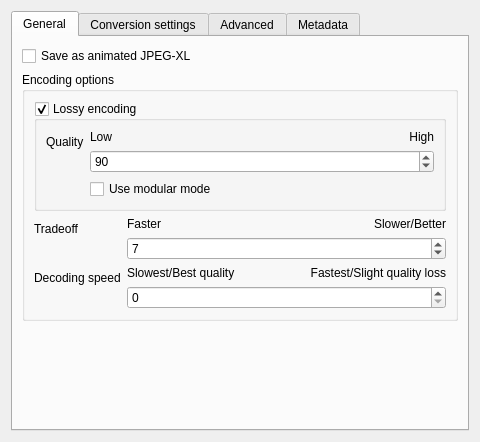
<?xml version="1.0" encoding="UTF-8"?>
<ui version="4.0">
 <author>
  SPDX-FileCopyrightText: 2022 L. E. Segovia &lt;amy@amyspark.me&gt;
  SPDX-License-Identifier: GPL-2.0-or-later
 </author>
 <class>KisWdgOptionsJPEGXL</class>
 <widget class="QWidget" name="KisWdgOptionsJPEGXL">
  <property name="geometry">
   <rect>
    <x>0</x>
    <y>0</y>
    <width>480</width>
    <height>432</height>
   </rect>
  </property>
  <property name="minimumSize">
   <size>
    <width>480</width>
    <height>0</height>
   </size>
  </property>
  <layout class="QVBoxLayout" name="verticalLayout">
   <item>
    <widget class="QTabWidget" name="tabWidget">
     <property name="currentIndex">
      <number>0</number>
     </property>
     <widget class="QWidget" name="general">
      <attribute name="title">
       <string>General</string>
      </attribute>
      <layout class="QFormLayout" name="formLayout_10">
       <item row="0" column="0">
        <widget class="QCheckBox" name="haveAnimation">
         <property name="toolTip">
          <string>If this is not enabled, only the first frame will be saved.</string>
         </property>
         <property name="text">
          <string>Save as animated JPEG-XL</string>
         </property>
        </widget>
       </item>
       <item row="2" column="0">
        <spacer name="verticalSpacer">
         <property name="orientation">
          <enum>Qt::Vertical</enum>
         </property>
         <property name="sizeHint" stdset="0">
          <size>
           <width>17</width>
           <height>10</height>
          </size>
         </property>
        </spacer>
       </item>
       <item row="1" column="0" colspan="2">
        <widget class="QGroupBox" name="groupBox_2">
         <property name="title">
          <string>Encoding options</string>
         </property>
         <layout class="QFormLayout" name="formLayout_8">
          <item row="0" column="0" colspan="2">
           <widget class="QGroupBox" name="lossyEncoding">
            <property name="enabled">
             <bool>true</bool>
            </property>
            <property name="title">
             <string>Lossy encoding</string>
            </property>
            <property name="checkable">
             <bool>true</bool>
            </property>
            <layout class="QFormLayout" name="formLayout_6">
             <item row="0" column="0">
              <widget class="QLabel" name="lblQuality">
               <property name="text">
                <string>Quality</string>
               </property>
              </widget>
             </item>
             <item row="0" column="1">
              <layout class="QGridLayout" name="gridLayout_qual">
               <item row="0" column="1">
                <widget class="QLabel" name="lblHighQual">
                 <property name="text">
                  <string>High</string>
                 </property>
                 <property name="alignment">
                  <set>Qt::AlignRight|Qt::AlignTrailing|Qt::AlignVCenter</set>
                 </property>
                </widget>
               </item>
               <item row="1" column="0" colspan="2">
                <widget class="KisSliderSpinBox" name="lossyQuality">
                 <property name="enabled">
                  <bool>true</bool>
                 </property>
                 <property name="toolTip">
                  <string>Set the lossy quality of JPEG-XL export.
Default: 90 (visually lossless).</string>
                 </property>
                 <property name="minimum">
                  <number>0</number>
                 </property>
                 <property name="maximum">
                  <number>100</number>
                 </property>
                 <property name="value">
                  <number>90</number>
                 </property>
                </widget>
               </item>
               <item row="0" column="0">
                <widget class="QLabel" name="lblLowQual">
                 <property name="text">
                  <string>Low</string>
                 </property>
                </widget>
               </item>
              </layout>
             </item>
             <item row="1" column="1">
              <widget class="QCheckBox" name="forceModular">
               <property name="toolTip">
                <string>Use modular encoding instead of default VarDCT for lossy compression
(e.g. for non-photographic images).
Default: disabled.</string>
               </property>
               <property name="text">
                <string>Use modular mode</string>
               </property>
              </widget>
             </item>
            </layout>
           </widget>
          </item>
          <item row="1" column="0">
           <widget class="QLabel" name="lblTradeoff">
            <property name="text">
             <string>Tradeoff</string>
            </property>
           </widget>
          </item>
          <item row="1" column="1">
           <layout class="QGridLayout" name="gridLayout_3">
            <item row="0" column="0">
             <widget class="QLabel" name="lblFaster">
              <property name="text">
               <string>Faster</string>
              </property>
             </widget>
            </item>
            <item row="0" column="1">
             <widget class="QLabel" name="lblSlowerBetter">
              <property name="text">
               <string>Slower/Better</string>
              </property>
              <property name="alignment">
               <set>Qt::AlignRight|Qt::AlignTrailing|Qt::AlignVCenter</set>
              </property>
             </widget>
            </item>
            <item row="1" column="0" colspan="2">
             <widget class="KisSliderSpinBox" name="effort">
              <property name="toolTip">
               <string>Sets encoder effort/speed level without affecting decoding speed.
Valid values are, from faster to slower speed: 1:lightning 2:thunder 3:falcon 4:cheetah 5:hare 6:wombat 7:squirrel 8:kitten 9:tortoise.
Default: squirrel (7).</string>
              </property>
              <property name="minimum">
               <number>1</number>
              </property>
              <property name="maximum">
               <number>9</number>
              </property>
              <property name="value">
               <number>7</number>
              </property>
             </widget>
            </item>
           </layout>
          </item>
          <item row="2" column="0">
           <widget class="QLabel" name="label_2">
            <property name="text">
             <string>Decoding speed</string>
            </property>
           </widget>
          </item>
          <item row="2" column="1">
           <layout class="QGridLayout" name="gridLayout_4">
            <item row="0" column="0">
             <widget class="QLabel" name="lblSlowest">
              <property name="text">
               <string>Slowest/Best quality</string>
              </property>
             </widget>
            </item>
            <item row="0" column="1">
             <widget class="QLabel" name="lblSlowerBetter2">
              <property name="text">
               <string>Fastest/Slight quality loss</string>
              </property>
              <property name="alignment">
               <set>Qt::AlignRight|Qt::AlignTrailing|Qt::AlignVCenter</set>
              </property>
             </widget>
            </item>
            <item row="1" column="0" colspan="2">
             <widget class="KisSliderSpinBox" name="decodingSpeed">
              <property name="toolTip">
               <string>Sets the decoding speed tier for the provided options.
Minimum is 0 (slowest to decode, best quality/density), and maximum is 4 (fastest to decode, at the cost of some quality/density).
Default is 0.</string>
              </property>
              <property name="maximum">
               <number>4</number>
              </property>
              <property name="value">
               <number>0</number>
              </property>
             </widget>
            </item>
           </layout>
          </item>
         </layout>
        </widget>
       </item>
      </layout>
     </widget>
     <widget class="QWidget" name="tab">
      <attribute name="title">
       <string>Conversion settings</string>
      </attribute>
      <layout class="QFormLayout" name="formLayout">
       <item row="0" column="0" colspan="2">
        <widget class="QLabel" name="explanationLabel">
         <property name="text">
          <string>Applications like Google Chrome expect HDR images to store their color profile as CICP values. You can adjust the ICC profile conversion below.</string>
         </property>
         <property name="alignment">
          <set>Qt::AlignJustify|Qt::AlignVCenter</set>
         </property>
         <property name="wordWrap">
          <bool>true</bool>
         </property>
        </widget>
       </item>
       <item row="1" column="0">
        <widget class="QLabel" name="spaceLabel">
         <property name="text">
          <string>Space:</string>
         </property>
        </widget>
       </item>
       <item row="1" column="1">
        <widget class="QComboBox" name="cmbConversionPolicy"/>
       </item>
       <item row="2" column="0" colspan="2">
        <widget class="QGroupBox" name="chkHLGOOTF">
         <property name="toolTip">
          <string>&lt;html&gt;&lt;head/&gt;&lt;body&gt;&lt;p&gt;Hybrid Log Gamma needs an extra conversion step in between, as Krita currently cannot send HLG data directly to the display. Therefore we apply the HLG opto-optical curve to convert from display to scene linear.&lt;/p&gt;&lt;/body&gt;&lt;/html&gt;</string>
         </property>
         <property name="title">
          <string>Apply reverse Hybrid Log Gamma OOTF</string>
         </property>
         <property name="checkable">
          <bool>true</bool>
         </property>
         <layout class="QFormLayout" name="formLayout_9">
          <item row="0" column="0">
           <widget class="QLabel" name="label_3">
            <property name="text">
             <string>Gamma:</string>
            </property>
           </widget>
          </item>
          <item row="0" column="1">
           <widget class="QDoubleSpinBox" name="spnGamma">
            <property name="toolTip">
             <string>&lt;html&gt;&lt;head/&gt;&lt;body&gt;&lt;p&gt;Display gamma. By default this is 1.2 for converting from PQ.&lt;/p&gt;&lt;/body&gt;&lt;/html&gt;</string>
            </property>
            <property name="maximum">
             <double>3.000000000000000</double>
            </property>
           </widget>
          </item>
          <item row="1" column="0">
           <widget class="QLabel" name="label_4">
            <property name="text">
             <string>Brightness:</string>
            </property>
           </widget>
          </item>
          <item row="1" column="1">
           <widget class="QDoubleSpinBox" name="spnNits">
            <property name="toolTip">
             <string>&lt;html&gt;&lt;head/&gt;&lt;body&gt;&lt;p&gt;The display brightness in nits. By default this is set to 1000 for converting from PQ.&lt;/p&gt;&lt;/body&gt;&lt;/html&gt;</string>
            </property>
            <property name="suffix">
             <string> cd/m²</string>
            </property>
            <property name="maximum">
             <double>100000.000000000000000</double>
            </property>
            <property name="value">
             <double>0.000000000000000</double>
            </property>
           </widget>
          </item>
         </layout>
        </widget>
       </item>
      </layout>
     </widget>
     <widget class="QWidget" name="advanced">
      <attribute name="title">
       <string>Advanced</string>
      </attribute>
      <layout class="QVBoxLayout" name="verticalLayout_3">
       <item>
        <widget class="QTabWidget" name="advancedParameters">
         <property name="currentIndex">
          <number>0</number>
         </property>
         <widget class="QWidget" name="encoderParameters">
          <attribute name="title">
           <string>Encoder parameters</string>
          </attribute>
          <layout class="QFormLayout" name="formLayout_11">
           <item row="0" column="0">
            <widget class="QLabel" name="lblResampling">
             <property name="text">
              <string comment="JPEG-XL encoder options">Color channel resampling</string>
             </property>
            </widget>
           </item>
           <item row="0" column="1">
            <widget class="QComboBox" name="resampling">
             <property name="toolTip">
              <string>Sets resampling option. If enabled, the image's color channels are downsampled before compression, and upsampled to original size in the decoder.</string>
             </property>
            </widget>
           </item>
           <item row="1" column="0">
            <widget class="QLabel" name="lblAlphaResampling">
             <property name="text">
              <string>Alpha channel resampling</string>
             </property>
            </widget>
           </item>
           <item row="1" column="1">
            <widget class="QComboBox" name="extraChannelResampling">
             <property name="toolTip">
              <string>Sets resampling option. If enabled, the image's alpha channel is downsampled before compression, and upsampled to original size in the decoder.</string>
             </property>
            </widget>
           </item>
           <item row="2" column="0">
            <widget class="QLabel" name="lblPhotonNoise">
             <property name="text">
              <string comment="JPEG-XL encoder options">Photon noise</string>
             </property>
            </widget>
           </item>
           <item row="2" column="1">
            <widget class="QSpinBox" name="photonNoise">
             <property name="sizePolicy">
              <sizepolicy hsizetype="Preferred" vsizetype="Fixed">
               <horstretch>0</horstretch>
               <verstretch>0</verstretch>
              </sizepolicy>
             </property>
             <property name="toolTip">
              <string>Adds noise to the image emulating photographic film noise, the higher the given number, the grainier the image will be.
As an example, a value of 100 gives low noise whereas a value of 3200 gives a lot of noise.
The default value is 0.</string>
             </property>
             <property name="maximum">
              <number>1000000000</number>
             </property>
            </widget>
           </item>
           <item row="3" column="0">
            <widget class="QLabel" name="lblDots">
             <property name="text">
              <string comment="JPEG-XL encoder options">Generate dots</string>
             </property>
            </widget>
           </item>
           <item row="3" column="1">
            <widget class="QComboBox" name="dots">
             <property name="toolTip">
              <string>Enables or disables dots generation.</string>
             </property>
            </widget>
           </item>
           <item row="4" column="0">
            <widget class="QLabel" name="label">
             <property name="text">
              <string comment="JPEG-XL encoder options">Generate patches</string>
             </property>
            </widget>
           </item>
           <item row="4" column="1">
            <widget class="QComboBox" name="patches">
             <property name="toolTip">
              <string>Enables or disables patches generation.</string>
             </property>
            </widget>
           </item>
           <item row="5" column="0">
            <widget class="QLabel" name="lblEpf">
             <property name="text">
              <string>Edge preserving filter</string>
             </property>
            </widget>
           </item>
           <item row="5" column="1">
            <layout class="QGridLayout" name="gridLayout">
             <property name="leftMargin">
              <number>0</number>
             </property>
             <property name="topMargin">
              <number>0</number>
             </property>
             <property name="rightMargin">
              <number>0</number>
             </property>
             <property name="bottomMargin">
              <number>0</number>
             </property>
             <item row="0" column="1">
              <widget class="QLabel" name="lblMax">
               <property name="text">
                <string>Maximum strength</string>
               </property>
               <property name="alignment">
                <set>Qt::AlignRight|Qt::AlignTrailing|Qt::AlignVCenter</set>
               </property>
              </widget>
             </item>
             <item row="0" column="0">
              <widget class="QLabel" name="lblNone1">
               <property name="text">
                <string comment="JPEG-XL encoder options">Default (encoder chooses)</string>
               </property>
              </widget>
             </item>
             <item row="1" column="0" colspan="2">
              <widget class="KisSliderSpinBox" name="epf">
               <property name="toolTip">
                <string>Edge preserving filter level, -1 to 3. Use -1 for the default (encoder chooses), 0 to 3 to set a strength.</string>
               </property>
               <property name="maximum">
                <number>3</number>
               </property>
               <property name="pageStep" stdset="0">
                <number>1</number>
               </property>
              </widget>
             </item>
            </layout>
           </item>
           <item row="6" column="1">
            <widget class="QComboBox" name="gaborish">
             <property name="toolTip">
              <string>Enables or disables the gaborish filter.</string>
             </property>
            </widget>
           </item>
           <item row="6" column="0">
            <widget class="QLabel" name="lblGaborishFilter">
             <property name="text">
              <string comment="JPEG-XL encoder options">Gaborish filter</string>
             </property>
            </widget>
           </item>
           <item row="7" column="0">
            <widget class="QLabel" name="lbModularEncoding">
             <property name="text">
              <string comment="JPEG-XL encoder options">Modular encoding</string>
             </property>
            </widget>
           </item>
           <item row="7" column="1">
            <widget class="QComboBox" name="modular">
             <property name="toolTip">
              <string>Enables modular encoding.</string>
             </property>
            </widget>
           </item>
           <item row="8" column="1">
            <widget class="QComboBox" name="keepInvisible">
             <property name="toolTip">
              <string>Enables or disables preserving color of invisible pixels.</string>
             </property>
            </widget>
           </item>
           <item row="9" column="1">
            <widget class="QComboBox" name="groupOrder">
             <property name="toolTip">
              <string>Determines the order in which 256x256 regions are stored in the codestream for progressive rendering.</string>
             </property>
            </widget>
           </item>
           <item row="10" column="1">
            <widget class="QComboBox" name="jpegReconCFL"/>
           </item>
           <item row="8" column="0">
            <widget class="QLabel" name="lblKeepInvisible">
             <property name="text">
              <string>Keep color of invisible pixels</string>
             </property>
            </widget>
           </item>
           <item row="9" column="0">
            <widget class="QLabel" name="lblGroupOrder">
             <property name="text">
              <string comment="JPEG-XL encoder options">Group order</string>
             </property>
            </widget>
           </item>
           <item row="10" column="0">
            <widget class="QLabel" name="lblJPEGReconCFL">
             <property name="text">
              <string comment="JPEG-XL encoder options">Chroma-from-luma</string>
             </property>
            </widget>
           </item>
          </layout>
         </widget>
         <widget class="QWidget" name="varDCTParameters">
          <attribute name="title">
           <string>VarDCT parameters</string>
          </attribute>
          <layout class="QFormLayout" name="formLayout_12">
           <item row="0" column="0">
            <widget class="QLabel" name="lblProgressiveAC">
             <property name="text">
              <string>Spectral progression</string>
             </property>
            </widget>
           </item>
           <item row="0" column="1">
            <widget class="QComboBox" name="progressiveAC">
             <property name="toolTip">
              <string>Set the progressive mode for the AC coefficients of VarDCT, using spectral progression from the DCT coefficients.</string>
             </property>
            </widget>
           </item>
           <item row="1" column="0">
            <widget class="QLabel" name="lblQProgressiveAC">
             <property name="toolTip">
              <string/>
             </property>
             <property name="text">
              <string>Quantization</string>
             </property>
            </widget>
           </item>
           <item row="1" column="1">
            <widget class="QComboBox" name="qProgressiveAC">
             <property name="toolTip">
              <string>Set the progressive mode for the AC coefficients of VarDCT, using spectral progression from the DCT coefficients.</string>
             </property>
            </widget>
           </item>
           <item row="2" column="0">
            <widget class="QLabel" name="lblProgressiveDC">
             <property name="text">
              <string>Low resolution DC</string>
             </property>
            </widget>
           </item>
           <item row="2" column="1">
            <widget class="QComboBox" name="progressiveDC">
             <property name="toolTip">
              <string>Set the progressive mode using lower-resolution DC images for VarDCT.</string>
             </property>
            </widget>
           </item>
          </layout>
         </widget>
         <widget class="QWidget" name="modularEncodingParameters">
          <attribute name="title">
           <string>Modular parameters</string>
          </attribute>
          <layout class="QFormLayout" name="formLayout_3">
           <item row="0" column="0">
            <widget class="QLabel" name="lblResponsive">
             <property name="text">
              <string>Progressive encoding</string>
             </property>
            </widget>
           </item>
           <item row="0" column="1">
            <widget class="QComboBox" name="responsive">
             <property name="toolTip">
              <string>Enables or disables progressive encoding for modular mode.</string>
             </property>
            </widget>
           </item>
           <item row="1" column="0">
            <widget class="QLabel" name="lblChannelColorsGlobalPercent">
             <property name="text">
              <string>Global channel palette range</string>
             </property>
            </widget>
           </item>
           <item row="1" column="1">
            <layout class="QGridLayout" name="gridLayout2">
             <item row="1" column="0" colspan="2">
              <widget class="KisSliderSpinBox" name="channelColorsGlobalPercent">
               <property name="toolTip">
                <string>Use Global channel palette if the amount of colors is smaller than this percentage of range.
Use 0-100 to set an explicit percentage, -1 to use the encoder default.
Used for modular encoding.</string>
               </property>
               <property name="suffix">
                <string>%</string>
               </property>
               <property name="minimum">
                <number>-1</number>
               </property>
               <property name="maximum">
                <number>100</number>
               </property>
               <property name="value">
                <number>-1</number>
               </property>
               <property name="pageStep" stdset="0">
                <number>1</number>
               </property>
              </widget>
             </item>
             <item row="0" column="0">
              <widget class="QLabel" name="lblNone">
               <property name="text">
                <string comment="JPEG-XL encoder options">Default (encoder chooses)</string>
               </property>
              </widget>
             </item>
             <item row="0" column="1">
              <widget class="QLabel" name="lblBest">
               <property name="text">
                <string>All</string>
               </property>
               <property name="alignment">
                <set>Qt::AlignRight|Qt::AlignTrailing|Qt::AlignVCenter</set>
               </property>
              </widget>
             </item>
            </layout>
           </item>
           <item row="2" column="0">
            <widget class="QLabel" name="lblChannelColorsGroupPercent">
             <property name="text">
              <string>Local channel palette range</string>
             </property>
            </widget>
           </item>
           <item row="2" column="1">
            <layout class="QGridLayout" name="gridLayout3">
             <item row="1" column="0" colspan="2">
              <widget class="KisSliderSpinBox" name="channelColorsGroupPercent">
               <property name="toolTip">
                <string>Use Local (per-group) channel palette if the amount of colors is smaller than this percentage of range.
Use 0-100 to set an explicit percentage, -1 to use the encoder default.
Used for modular encoding.</string>
               </property>
               <property name="suffix">
                <string>%</string>
               </property>
               <property name="minimum">
                <number>-1</number>
               </property>
               <property name="maximum">
                <number>100</number>
               </property>
               <property name="value">
                <number>-1</number>
               </property>
               <property name="pageStep" stdset="0">
                <number>1</number>
               </property>
              </widget>
             </item>
             <item row="0" column="0">
              <widget class="QLabel" name="lblNone2">
               <property name="text">
                <string comment="JPEG-XL encoder options">Default (encoder chooses)</string>
               </property>
              </widget>
             </item>
             <item row="0" column="1">
              <widget class="QLabel" name="lblBest2">
               <property name="text">
                <string>All</string>
               </property>
               <property name="alignment">
                <set>Qt::AlignRight|Qt::AlignTrailing|Qt::AlignVCenter</set>
               </property>
              </widget>
             </item>
            </layout>
           </item>
           <item row="3" column="0">
            <widget class="QLabel" name="lblPaletteColors">
             <property name="text">
              <string>Use color palette for ... colors or less</string>
             </property>
            </widget>
           </item>
           <item row="3" column="1">
            <widget class="QSpinBox" name="paletteColors">
             <property name="sizePolicy">
              <sizepolicy hsizetype="Preferred" vsizetype="Fixed">
               <horstretch>0</horstretch>
               <verstretch>0</verstretch>
              </sizepolicy>
             </property>
             <property name="toolTip">
              <string>Use color palette if amount of colors is smaller than or equal to this amount, or -1 to use the encoder default.
Used for modular encoding.</string>
             </property>
             <property name="minimum">
              <number>-1</number>
             </property>
             <property name="maximum">
              <number>1000000000</number>
             </property>
             <property name="singleStep">
              <number>1</number>
             </property>
             <property name="value">
              <number>-1</number>
             </property>
             <property name="pageStep" stdset="0">
              <number>0</number>
             </property>
            </widget>
           </item>
           <item row="4" column="0">
            <widget class="QLabel" name="lblLossyPalette">
             <property name="text">
              <string comment="JPEG-XL encoder options">Delta palette</string>
             </property>
            </widget>
           </item>
           <item row="4" column="1">
            <widget class="QComboBox" name="lossyPalette">
             <property name="toolTip">
              <string>Enables or disables delta palette. Used in modular mode.</string>
             </property>
            </widget>
           </item>
           <item row="5" column="0">
            <widget class="QLabel" name="lblModularGroupSize">
             <property name="text">
              <string comment="JPEG-XL encoder options">Group size</string>
             </property>
            </widget>
           </item>
           <item row="5" column="1">
            <widget class="QComboBox" name="modularGroupSize">
             <property name="toolTip">
              <string>Group size for modular encoding.</string>
             </property>
            </widget>
           </item>
           <item row="6" column="1">
            <widget class="QComboBox" name="modularPredictor">
             <property name="toolTip">
              <string>Predictor for modular encoding.</string>
             </property>
            </widget>
           </item>
           <item row="6" column="0">
            <widget class="QLabel" name="lblModularPredictor">
             <property name="text">
              <string comment="JPEG-XL encoder options">Predictor</string>
             </property>
            </widget>
           </item>
           <item row="7" column="0">
            <widget class="QLabel" name="lblModularMATreeLearningPercent">
             <property name="text">
              <string>Pixels for MA tree learning</string>
             </property>
            </widget>
           </item>
           <item row="7" column="1">
            <layout class="QGridLayout" name="gridLayout_2">
             <item row="0" column="1">
              <widget class="QLabel" name="lblMaximumDegradation">
               <property name="text">
                <string>All</string>
               </property>
               <property name="alignment">
                <set>Qt::AlignRight|Qt::AlignTrailing|Qt::AlignVCenter</set>
               </property>
              </widget>
             </item>
             <item row="0" column="0">
              <widget class="QLabel" name="lblNoDegradation">
               <property name="text">
                <string comment="JPEG-XL encoder options">Default (encoder chooses)</string>
               </property>
              </widget>
             </item>
             <item row="1" column="0" colspan="2">
              <widget class="KisSliderSpinBox" name="modularMATreeLearningPercent">
               <property name="toolTip">
                <string>Fraction of pixels used to learn MA trees as a percentage.
-1 = default, 0 = no MA and fast decode, 50 = default value, 100 = all.
Higher values use more encoder memory.</string>
               </property>
               <property name="suffix">
                <string>%</string>
               </property>
               <property name="minimum">
                <number>-1</number>
               </property>
               <property name="maximum">
                <number>100</number>
               </property>
               <property name="value">
                <number>-1</number>
               </property>
              </widget>
             </item>
            </layout>
           </item>
          </layout>
         </widget>
        </widget>
       </item>
      </layout>
     </widget>
     <widget class="QWidget" name="metadata">
      <attribute name="title">
       <string>Metadata</string>
      </attribute>
      <layout class="QFormLayout" name="formLayout_7">
       <item row="0" column="0" colspan="2">
        <widget class="QGroupBox" name="chkMetadata">
         <property name="title">
          <string>Store Document Metadata</string>
         </property>
         <property name="checkable">
          <bool>true</bool>
         </property>
         <layout class="QGridLayout" name="gridLayout_5" columnstretch="0,0">
          <item row="0" column="0">
           <widget class="QGroupBox" name="groupBox_3">
            <property name="title">
             <string>Formats:</string>
            </property>
            <layout class="QFormLayout" name="formLayout_5">
             <item row="0" column="0" colspan="2">
              <widget class="QCheckBox" name="exif">
               <property name="text">
                <string>Exif</string>
               </property>
              </widget>
             </item>
             <item row="1" column="0" colspan="2">
              <widget class="QCheckBox" name="iptc">
               <property name="text">
                <string>IPTC</string>
               </property>
              </widget>
             </item>
             <item row="2" column="0" colspan="2">
              <widget class="QCheckBox" name="xmp">
               <property name="text">
                <string>XMP</string>
               </property>
              </widget>
             </item>
            </layout>
           </widget>
          </item>
          <item row="0" column="1">
           <widget class="QGroupBox" name="groupBox_4">
            <property name="title">
             <string comment="JPEG-XL metadata options">Filters:</string>
            </property>
            <layout class="QVBoxLayout" name="verticalLayout_4">
             <item>
              <widget class="QListView" name="metaDataFilters"/>
             </item>
            </layout>
           </widget>
          </item>
         </layout>
        </widget>
       </item>
      </layout>
     </widget>
    </widget>
   </item>
  </layout>
 </widget>
 <customwidgets>
  <customwidget>
   <class>KisSliderSpinBox</class>
   <extends>QSpinBox</extends>
   <header location="global">kis_slider_spin_box.h</header>
  </customwidget>
 </customwidgets>
 <resources/>
 <connections/>
</ui>
